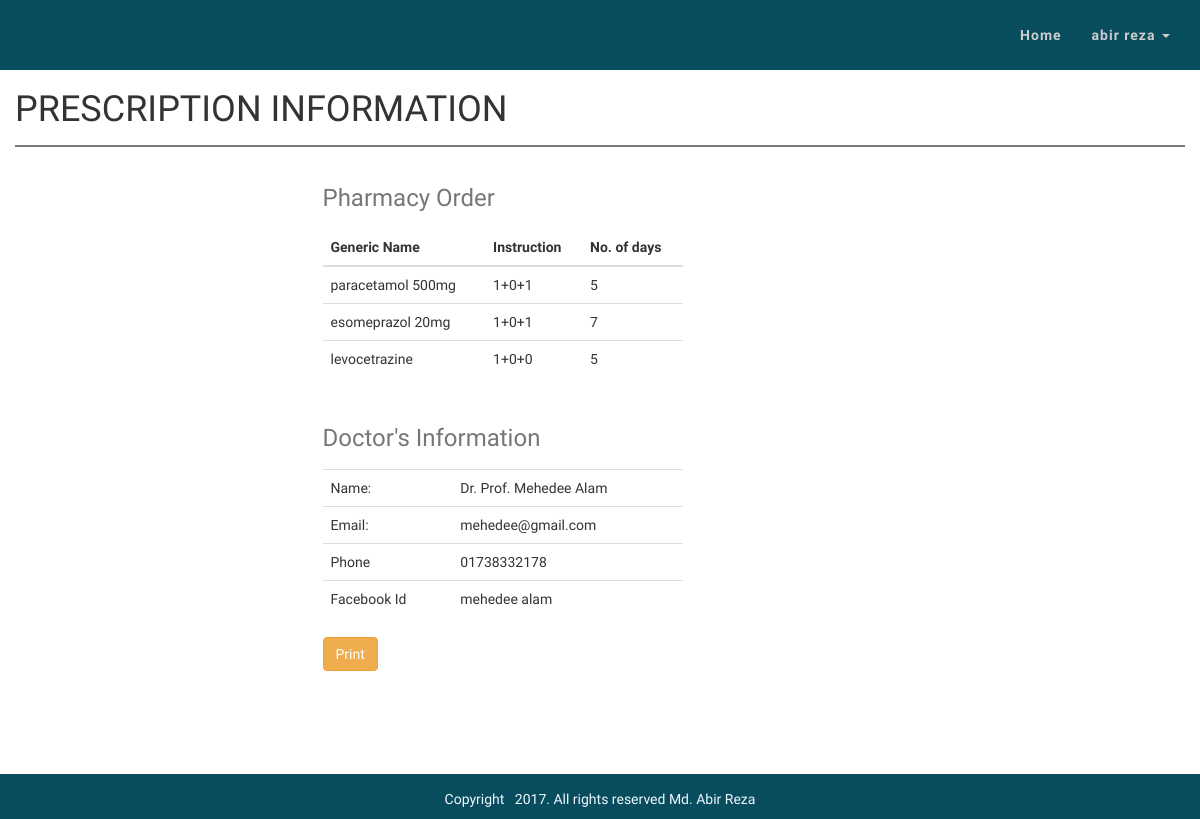
Screenshot of /patients/prescription.php?v_id=1 (signed in) with the database file from the repository.
### tables this page shows
CREATE TABLE `patients` (
  `id` int(11) NOT NULL,
  `first_name` varchar(255) NOT NULL,
  `last_name` varchar(255) NOT NULL,
  `age` int(11) NOT NULL,
  `gender` varchar(255) NOT NULL,
  `email` varchar(255) NOT NULL,
  `password` varchar(255) NOT NULL,
  `phone` varchar(255) NOT NULL,
  `patient_image` text NOT NULL
);

CREATE TABLE `prescription` (
  `id` int(11) NOT NULL,
  `generic_name` varchar(255) NOT NULL,
  `instruction` varchar(255) NOT NULL,
  `days` int(11) NOT NULL,
  `patient_id` int(11) NOT NULL,
  `visit_no` int(11) NOT NULL
);

CREATE TABLE `doctor` (
  `id` int(11) NOT NULL,
  `name` varchar(255) NOT NULL,
  `email` varchar(255) NOT NULL,
  `password` varchar(255) NOT NULL,
  `phone` varchar(255) NOT NULL,
  `facebook_id` varchar(255) NOT NULL,
  `doctor_image` varchar(255) NOT NULL
);

### patients/prescription.php (the view, shortened to what this page needs)
<?php include "patients_header.php"?>
<?php include "patients_menu.php"?>
<section class="body_content container-fluid">
    <div class="row">
        <div class="col-sm-12 col-md-12 col-lg-12">
            <div class="history">
                <h1 class="text-uppercase">Prescription Information</h1>
                <div class="col-sm-offset-3 col-sm-4 col-md-4">
                    <table class="table table-responsive">
                        <caption><h3>Pharmacy Order</h3></caption>
                        <thead>
                            <tr>
                                <th>Generic Name</th>
                                <th>Instruction</th>
                                <th>No. of days</th>
                            </tr>
                        </thead>
                        <tbody>
                        <?php
                            if(isset($_GET['v_id'])){
                                $visit_no = $_GET['v_id'];
                                $p_id = $_SESSION['id'];
                                $query = "select * from prescription where patient_id = '{$p_id}' and visit_no = '{$visit_no}'";
                                $select_query = mysqli_query($connection,$query);
                                while($row = mysqli_fetch_assoc($select_query)){
                                    $generic_name = $row['generic_name'];
                                    $instruction = $row['instruction'];
                                    $days = $row['days'];
                                    ?>
                                    <tr>
                                        <td><?php echo $generic_name?></td>
                                        <td><?php echo $instruction?></td>
                                        <td><?php echo $days?></td>
                                    </tr>
                        <?php }}?>
                        </tbody>
                    </table>
                    <div class="prescribed-by">
                        <table class="table table-responsive">
                            <caption><h3>Doctor's Information</h3></caption>
                            <?php
                            $q = "select * from doctor where id = 1";
                            $select_query = mysqli_query($connection,$q);
                            while($row = mysqli_fetch_assoc($select_query)){
                                $name = $row['name'];
                                $email = $row['email'];
                                $phone = $row['phone'];
                                $facebook_id = $row['facebook_id'];
                                ?>
                                <tr>
                                    <td>Name:</td>
                                    <td><?php echo $name?></td>
                                </tr>
                                <tr>
                                    <td>Email:</td>
                                    <td><?php echo $email?></td>
                                </tr>
                                <tr>
                                    <td>Phone</td>
                                    <td><?php echo $phone?></td>
                                </tr>
                                <tr>
                                    <td>Facebook Id</td>
                                    <td><?php echo $facebook_id?></td>
                                </tr>
                                <?php
                            }
                            ?>
                        </table>
                        <p><a href="" target="_blank" onclick="window.print();" class="btn btn-warning">Print</a></p>
                    </div>
                </div>
            </div>
        </div>
    </div>
</section>
<?php include "patients_footer.php"?>

### patients/patients_menu.php (shortened to what this page needs)
<nav class="navbar navbar-default">
    <div class="container-fluid">
        <div class="collapse navbar-collapse" id=mynav>
            <ul class="nav navbar-nav navbar-right custom-menu">
                <li><a href="index.php">Home</a></li>
                <li class="dropdown">
                    <a href="#" class="dropdown-toggle" data-toggle="dropdown" role="button" aria-haspopup="true" aria-expanded="false">
                        <?php
                            if(isset($_SESSION['id'])){
                                $query = "SELECT * FROM patients WHERE id = {$_SESSION['id']}";
                                $select_user_query = mysqli_query($connection,$query);
                                while($row = mysqli_fetch_assoc($select_user_query)){
                                    $first_name = $row['first_name'];
                                    $last_name = $row['last_name'];
                                }
                                echo $first_name. " ". $last_name;
                            }
                        ?>
                            <span class="caret"></span>
                    </a>
                </li>
            </ul>
        </div>
    </div>
</nav>

### css/style.css (style rules this page uses)
body { margin: 0; padding: 0; font-family: 'Oxygen', sans-serif; }
.navbar { margin-bottom: 0; border: none; border-radius: 0; }
.navbar, .navbar-default { background: #084d5e; min-height: 70px; }
.navbar-default .navbar-nav > li > a { color: #ccc; font-weight: bold; letter-spacing: 1px; }
.custom-menu { margin-top: 10px; }
.body_content { min-height: 88vh; }
.history h1 { padding-bottom: 15px; border-bottom: 2px solid #777; }

### rows the page displays
patients: first_name "abir", last_name "reza"
prescription: generic_name "paracetamol 500mg", instruction "1+0+1", days "5"
prescription: generic_name "esomeprazol 20mg", instruction "1+0+1", days "7"
prescription: generic_name "levocetrazine", instruction "1+0+0", days "5"
doctor: name "Dr. Prof. Mehedee Alam", email "mehedee@gmail.com", phone "01738332178", facebook "mehedee alam"
